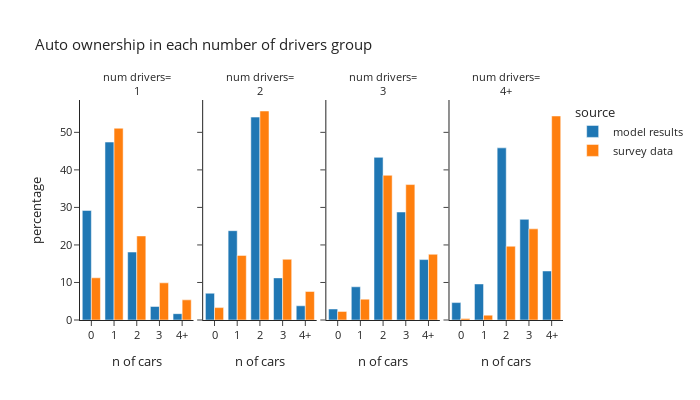

The notebook cell this image was saved under:
### Markdown cell above
### Number of drivers

### Code cell
plot_auto(hh_data.loc[hh_data['num_drivers_simple']!="0"],'num_drivers_simple','number of drivers','num drivers')

### Figure 1 — Plotly figure (JSON) as saved in the notebook; plotly's stock layout.template omitted (floating-point values rounded to 4 significant figures)
{"data": [{"alignmentgroup": "True", "hovertemplate": "source=model results<br>num_drivers_simple=1<br>auto_ownership_simple=%{x}<br>percentage=%{y}<extra></extra>", "legendgroup": "model results", "marker": {"color": "#1F77B4", "pattern": {"shape": ""}}, "name": "model results", "offsetgroup": "model results", "orientation": "v", "showlegend": true, "textposition": "auto", "type": "bar", "x": ["0", "1", "2", "3", "4+"], "xaxis": "x", "y": [29.19, 47.41, 18.1, 3.609, 1.686], "yaxis": "y"}, {"alignmentgroup": "True", "hovertemplate": "source=model results<br>num_drivers_simple=2<br>auto_ownership_simple=%{x}<br>percentage=%{y}<extra></extra>", "legendgroup": "model results", "marker": {"color": "#1F77B4", "pattern": {"shape": ""}}, "name": "model results", "offsetgroup": "model results", "orientation": "v", "showlegend": false, "textposition": "auto", "type": "bar", "x": ["0", "1", "2", "3", "4+"], "xaxis": "x2", "y": [7.132, 23.8, 54.06, 11.22, 3.785], "yaxis": "y2"}, {"alignmentgroup": "True", "hovertemplate": "source=model results<br>num_drivers_simple=3<br>auto_ownership_simple=%{x}<br>percentage=%{y}<extra></extra>", "legendgroup": "model results", "marker": {"color": "#1F77B4", "pattern": {"shape": ""}}, "name": "model results", "offsetgroup": "model results", "orientation": "v", "showlegend": false, "textposition": "auto", "type": "bar", "x": ["0", "1", "2", "3", "4+"], "xaxis": "x3", "y": [2.94, 8.85, 43.33, 28.78, 16.1], "yaxis": "y3"}, {"alignmentgroup": "True", "hovertemplate": "source=model results<br>num_drivers_simple=4+<br>auto_ownership_simple=%{x}<br>percentage=%{y}<extra></extra>", "legendgroup": "model results", "marker": {"color": "#1F77B4", "pattern": {"shape": ""}}, "name": "model results", "offsetgroup": "model results", "orientation": "v", "showlegend": false, "textposition": "auto", "type": "bar", "x": ["0", "1", "2", "3", "4+"], "xaxis": "x4", "y": [4.641, 9.607, 45.86, 26.82, 13.06], "yaxis": "y4"}, {"alignmentgroup": "True", "hovertemplate": "source=survey data<br>num_drivers_simple=1<br>auto_ownership_simple=%{x}<br>percentage=%{y}<extra></extra>", "legendgroup": "survey data", "marker": {"color": "#FF7F0E", "pattern": {"shape": ""}}, "name": "survey data", "offsetgroup": "survey data", "orientation": "v", "showlegend": true, "textposition": "auto", "type": "bar", "x": ["0", "1", "2", "3", "4+"], "xaxis": "x", "y": [11.24, 51.09, 22.39, 9.905, 5.365], "yaxis": "y"}, {"alignmentgroup": "True", "hovertemplate": "source=survey data<br>num_drivers_simple=2<br>auto_ownership_simple=%{x}<br>percentage=%{y}<extra></extra>", "legendgroup": "survey data", "marker": {"color": "#FF7F0E", "pattern": {"shape": ""}}, "name": "survey data", "offsetgroup": "survey data", "orientation": "v", "showlegend": false, "textposition": "auto", "type": "bar", "x": ["0", "1", "2", "3", "4+"], "xaxis": "x2", "y": [3.302, 17.22, 55.69, 16.18, 7.61], "yaxis": "y2"}, {"alignmentgroup": "True", "hovertemplate": "source=survey data<br>num_drivers_simple=3<br>auto_ownership_simple=%{x}<br>percentage=%{y}<extra></extra>", "legendgroup": "survey data", "marker": {"color": "#FF7F0E", "pattern": {"shape": ""}}, "name": "survey data", "offsetgroup": "survey data", "orientation": "v", "showlegend": false, "textposition": "auto", "type": "bar", "x": ["0", "1", "2", "3", "4+"], "xaxis": "x3", "y": [2.295, 5.552, 38.55, 36.09, 17.51], "yaxis": "y3"}, {"alignmentgroup": "True", "hovertemplate": "source=survey data<br>num_drivers_simple=4+<br>auto_ownership_simple=%{x}<br>percentage=%{y}<extra></extra>", "legendgroup": "survey data", "marker": {"color": "#FF7F0E", "pattern": {"shape": ""}}, "name": "survey data", "offsetgroup": "survey data", "orientation": "v", "showlegend": false, "textposition": "auto", "type": "bar", "x": ["0", "1", "2", "3", "4+"], "xaxis": "x4", "y": [0.4043, 1.293, 19.66, 24.28, 54.36], "yaxis": "y4"}], "layout": {"annotations": [{"font": {}, "showarrow": false, "text": "num drivers=<br>1", "x": 0.1175, "xanchor": "center", "xref": "paper", "y": 1.0, "yanchor": "bottom", "yref": "paper"}, {"font": {}, "showarrow": false, "text": "num drivers=<br>2", "x": 0.3725, "xanchor": "center", "xref": "paper", "y": 1.0, "yanchor": "bottom", "yref": "paper"}, {"font": {}, "showarrow": false, "text": "num drivers=<br>3", "x": 0.6275, "xanchor": "center", "xref": "paper", "y": 1.0, "yanchor": "bottom", "yref": "paper"}, {"font": {}, "showarrow": false, "text": "num drivers=<br>4+", "x": 0.8825, "xanchor": "center", "xref": "paper", "y": 1.0, "yanchor": "bottom", "yref": "paper"}], "barmode": "group", "font": {"size": 11}, "height": 400, "legend": {"title": {"text": "source"}, "tracegroupgap": 0}, "title": {"text": "Auto ownership in each number of drivers group"}, "width": 700, "xaxis": {"anchor": "y", "domain": [0.0, 0.235], "title": {"text": "n of cars"}}, "xaxis2": {"anchor": "y2", "domain": [0.255, 0.49], "matches": "x", "title": {"text": "n of cars"}}, "xaxis3": {"anchor": "y3", "domain": [0.51, 0.745], "matches": "x", "title": {"text": "n of cars"}}, "xaxis4": {"anchor": "y4", "domain": [0.765, 1.0], "matches": "x", "title": {"text": "n of cars"}}, "yaxis": {"anchor": "x", "domain": [0.0, 1.0], "title": {"text": "percentage"}}, "yaxis2": {"anchor": "x2", "domain": [0.0, 1.0], "matches": "y", "showticklabels": false}, "yaxis3": {"anchor": "x3", "domain": [0.0, 1.0], "matches": "y", "showticklabels": false}, "yaxis4": {"anchor": "x4", "domain": [0.0, 1.0], "matches": "y", "showticklabels": false}}}
